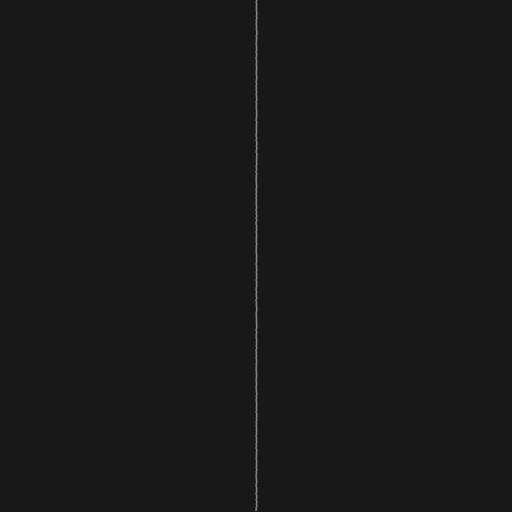
Frame 1 (no input)
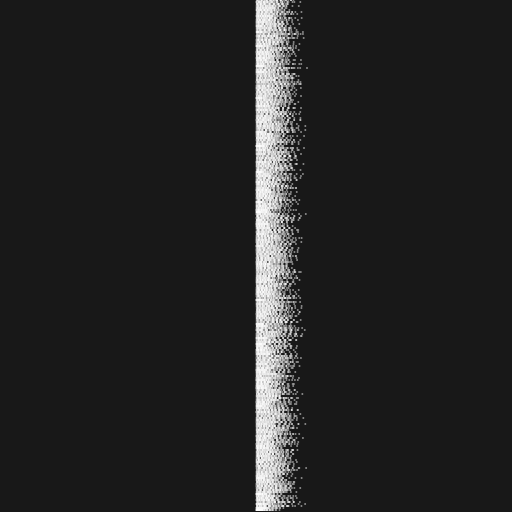
Frame 60 (no input)
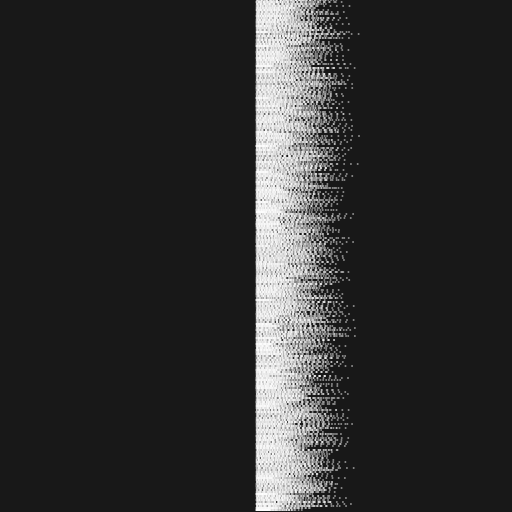
Frame 120 (the mouse pressed at the canvas centre since frame 60)

The p5.js sketch that drew these frames (run headless with seeded random() and noise() and a simulated clock; from frame 60 on, the mouse is pressed at the canvas centre):

// p5.js sketch
// ── sketch.js
const WIDTH = 512,
  HEIGHT = 512

function setup() {
  createCanvas(WIDTH, HEIGHT)
  pixelDensity(1)
  background(24)
}

function draw() {
  translate(width / 2, 0)

  fill(255, 128)
  noStroke()
  for(let y = 0; y < height; y += 2) {
    circle(
      noise(frameCount * height + y) * frameCount,
      y,
      2
    )
  }


  if(frameCount > width / 2) noLoop()
}
